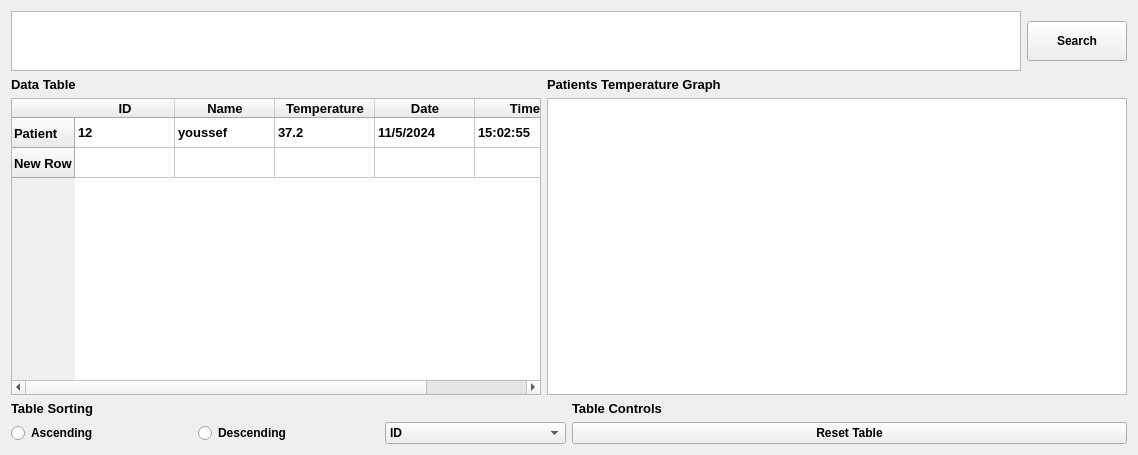
<?xml version="1.0" encoding="UTF-8"?>
<ui version="4.0">
 <class>Form</class>
 <widget class="QWidget" name="Form">
  <property name="geometry">
   <rect>
    <x>0</x>
    <y>0</y>
    <width>1138</width>
    <height>455</height>
   </rect>
  </property>
  <property name="font">
   <font>
    <weight>75</weight>
    <bold>true</bold>
   </font>
  </property>
  <property name="windowTitle">
   <string>Data_Monitor</string>
  </property>
  <property name="windowIcon">
   <iconset>
    <normaloff>Assets/donut-chart.png</normaloff>Assets/donut-chart.png</iconset>
  </property>
  <layout class="QGridLayout" name="gridLayout">
   <item row="0" column="0">
    <layout class="QVBoxLayout" name="verticalLayout_4">
     <item>
      <layout class="QHBoxLayout" name="horizontalLayout">
       <item>
        <widget class="QTextEdit" name="Search_Text_Edit">
         <property name="sizePolicy">
          <sizepolicy hsizetype="Expanding" vsizetype="Fixed">
           <horstretch>0</horstretch>
           <verstretch>0</verstretch>
          </sizepolicy>
         </property>
         <property name="minimumSize">
          <size>
           <width>700</width>
           <height>0</height>
          </size>
         </property>
         <property name="maximumSize">
          <size>
           <width>16777215</width>
           <height>60</height>
          </size>
         </property>
        </widget>
       </item>
       <item>
        <widget class="QPushButton" name="Search_Button">
         <property name="sizePolicy">
          <sizepolicy hsizetype="Fixed" vsizetype="Fixed">
           <horstretch>0</horstretch>
           <verstretch>0</verstretch>
          </sizepolicy>
         </property>
         <property name="minimumSize">
          <size>
           <width>100</width>
           <height>0</height>
          </size>
         </property>
         <property name="maximumSize">
          <size>
           <width>16777215</width>
           <height>40</height>
          </size>
         </property>
         <property name="font">
          <font>
           <weight>75</weight>
           <bold>true</bold>
          </font>
         </property>
         <property name="text">
          <string>Search</string>
         </property>
         <property name="icon">
          <iconset>
           <normaloff>Assets/search.png</normaloff>Assets/search.png</iconset>
         </property>
         <property name="iconSize">
          <size>
           <width>20</width>
           <height>20</height>
          </size>
         </property>
        </widget>
       </item>
      </layout>
     </item>
     <item>
      <layout class="QHBoxLayout" name="horizontalLayout_5">
       <item>
        <layout class="QVBoxLayout" name="verticalLayout">
         <item>
          <widget class="QLabel" name="Data_Table_Label">
           <property name="font">
            <font>
             <pointsize>10</pointsize>
             <weight>75</weight>
             <bold>true</bold>
            </font>
           </property>
           <property name="text">
            <string>Data Table</string>
           </property>
          </widget>
         </item>
         <item>
          <widget class="QTableWidget" name="Data_Table">
           <property name="minimumSize">
            <size>
             <width>510</width>
             <height>270</height>
            </size>
           </property>
           <property name="maximumSize">
            <size>
             <width>650</width>
             <height>16777215</height>
            </size>
           </property>
           <property name="font">
            <font>
             <pointsize>10</pointsize>
             <weight>75</weight>
             <bold>true</bold>
            </font>
           </property>
           <property name="editTriggers">
            <set>QAbstractItemView::NoEditTriggers</set>
           </property>
           <property name="dragDropOverwriteMode">
            <bool>false</bool>
           </property>
           <row>
            <property name="text">
             <string>Patient</string>
            </property>
           </row>
           <row>
            <property name="text">
             <string>New Row</string>
            </property>
           </row>
           <column>
            <property name="text">
             <string>ID</string>
            </property>
            <property name="icon">
             <iconset>
              <normaloff>Assets/list.png</normaloff>Assets/list.png</iconset>
            </property>
           </column>
           <column>
            <property name="text">
             <string>Name</string>
            </property>
            <property name="icon">
             <iconset>
              <normaloff>Assets/id-card.png</normaloff>Assets/id-card.png</iconset>
            </property>
           </column>
           <column>
            <property name="text">
             <string>Temperature</string>
            </property>
            <property name="icon">
             <iconset>
              <normaloff>Assets/thermometer.png</normaloff>Assets/thermometer.png</iconset>
            </property>
           </column>
           <column>
            <property name="text">
             <string>Date</string>
            </property>
            <property name="icon">
             <iconset>
              <normaloff>Assets/calendar.png</normaloff>Assets/calendar.png</iconset>
            </property>
           </column>
           <column>
            <property name="text">
             <string>Time</string>
            </property>
            <property name="icon">
             <iconset>
              <normaloff>Assets/hourglass.png</normaloff>Assets/hourglass.png</iconset>
            </property>
           </column>
           <item row="0" column="0">
            <property name="text">
             <string>12</string>
            </property>
           </item>
           <item row="0" column="1">
            <property name="text">
             <string>youssef</string>
            </property>
           </item>
           <item row="0" column="2">
            <property name="text">
             <string>37.2</string>
            </property>
           </item>
           <item row="0" column="3">
            <property name="text">
             <string>11/5/2024</string>
            </property>
           </item>
           <item row="0" column="4">
            <property name="text">
             <string>15:02:55</string>
            </property>
           </item>
          </widget>
         </item>
        </layout>
       </item>
       <item>
        <layout class="QVBoxLayout" name="verticalLayout_5">
         <item>
          <widget class="QLabel" name="Patients_Temperature_Label">
           <property name="font">
            <font>
             <pointsize>10</pointsize>
             <weight>75</weight>
             <bold>true</bold>
            </font>
           </property>
           <property name="text">
            <string>Patients Temperature Graph</string>
           </property>
          </widget>
         </item>
         <item>
          <widget class="PlotWidget" name="Patients_Temperature_Graph">
           <property name="minimumSize">
            <size>
             <width>580</width>
             <height>0</height>
            </size>
           </property>
          </widget>
         </item>
        </layout>
       </item>
      </layout>
     </item>
     <item>
      <layout class="QHBoxLayout" name="horizontalLayout_4">
       <item>
        <layout class="QVBoxLayout" name="verticalLayout_3">
         <item>
          <widget class="QLabel" name="Table_Sorting_Label">
           <property name="font">
            <font>
             <pointsize>10</pointsize>
             <weight>75</weight>
             <bold>true</bold>
            </font>
           </property>
           <property name="text">
            <string>Table Sorting</string>
           </property>
          </widget>
         </item>
         <item>
          <layout class="QHBoxLayout" name="horizontalLayout_2">
           <item>
            <widget class="QRadioButton" name="Ascending_Radio_Button">
             <property name="font">
              <font>
               <weight>75</weight>
               <bold>true</bold>
              </font>
             </property>
             <property name="text">
              <string>Ascending</string>
             </property>
             <property name="icon">
              <iconset>
               <normaloff>Assets/list (1).png</normaloff>Assets/list (1).png</iconset>
             </property>
             <property name="iconSize">
              <size>
               <width>20</width>
               <height>20</height>
              </size>
             </property>
            </widget>
           </item>
           <item>
            <widget class="QRadioButton" name="Descending_Radio_Button">
             <property name="font">
              <font>
               <weight>75</weight>
               <bold>true</bold>
              </font>
             </property>
             <property name="text">
              <string>Descending</string>
             </property>
             <property name="icon">
              <iconset>
               <normaloff>Assets/list (2).png</normaloff>Assets/list (2).png</iconset>
             </property>
             <property name="iconSize">
              <size>
               <width>20</width>
               <height>20</height>
              </size>
             </property>
            </widget>
           </item>
           <item>
            <widget class="QComboBox" name="Sorting_Combo_Box">
             <property name="font">
              <font>
               <weight>75</weight>
               <bold>true</bold>
              </font>
             </property>
             <item>
              <property name="text">
               <string>ID</string>
              </property>
              <property name="icon">
               <iconset>
                <normaloff>Assets/list.png</normaloff>Assets/list.png</iconset>
              </property>
             </item>
             <item>
              <property name="text">
               <string>Name</string>
              </property>
              <property name="icon">
               <iconset>
                <normaloff>Assets/id-card.png</normaloff>Assets/id-card.png</iconset>
              </property>
             </item>
             <item>
              <property name="text">
               <string>Temperature</string>
              </property>
              <property name="icon">
               <iconset>
                <normaloff>Assets/thermometer.png</normaloff>Assets/thermometer.png</iconset>
              </property>
             </item>
             <item>
              <property name="text">
               <string>Date</string>
              </property>
              <property name="icon">
               <iconset>
                <normaloff>Assets/calendar.png</normaloff>Assets/calendar.png</iconset>
              </property>
             </item>
             <item>
              <property name="text">
               <string>Time</string>
              </property>
              <property name="icon">
               <iconset>
                <normaloff>Assets/hourglass.png</normaloff>Assets/hourglass.png</iconset>
              </property>
             </item>
            </widget>
           </item>
          </layout>
         </item>
        </layout>
       </item>
       <item>
        <layout class="QVBoxLayout" name="verticalLayout_2">
         <item>
          <widget class="QLabel" name="Table_Controls_Label">
           <property name="font">
            <font>
             <pointsize>10</pointsize>
             <weight>75</weight>
             <bold>true</bold>
            </font>
           </property>
           <property name="text">
            <string>Table Controls</string>
           </property>
          </widget>
         </item>
         <item>
          <layout class="QHBoxLayout" name="horizontalLayout_3">
           <item>
            <widget class="QPushButton" name="Reset_Table_Button">
             <property name="font">
              <font>
               <weight>75</weight>
               <bold>true</bold>
              </font>
             </property>
             <property name="text">
              <string>Reset Table</string>
             </property>
             <property name="icon">
              <iconset>
               <normaloff>Assets/refresh-arrow.png</normaloff>Assets/refresh-arrow.png</iconset>
             </property>
             <property name="iconSize">
              <size>
               <width>16</width>
               <height>16</height>
              </size>
             </property>
            </widget>
           </item>
          </layout>
         </item>
        </layout>
       </item>
      </layout>
     </item>
    </layout>
   </item>
  </layout>
 </widget>
 <customwidgets>
  <customwidget>
   <class>PlotWidget</class>
   <extends>QGraphicsView</extends>
   <header location="global">pyqtgraph</header>
  </customwidget>
 </customwidgets>
 <resources/>
 <connections/>
</ui>
